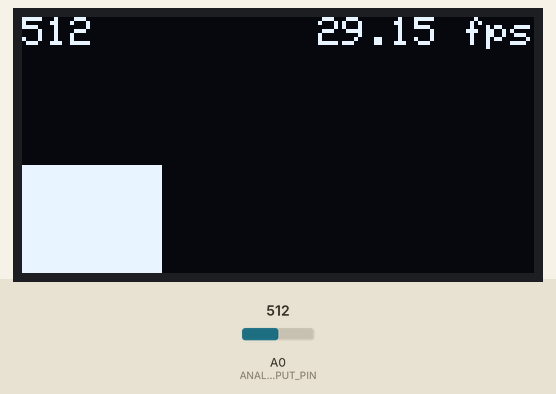
This sketch was run on a simulated Arduino Uno, built with avr-gcc and run on an emulated ATmega328P. Shown: 128×64 one-colour display. The test bench sets the inputs (shaded band); at power-on: A0 (ANALOG_INPUT_PIN) = 512.

Above: at 1.38 s.
1.4 s: A0 (ANALOG_INPUT_PIN) set to 0
At 3.0 s:
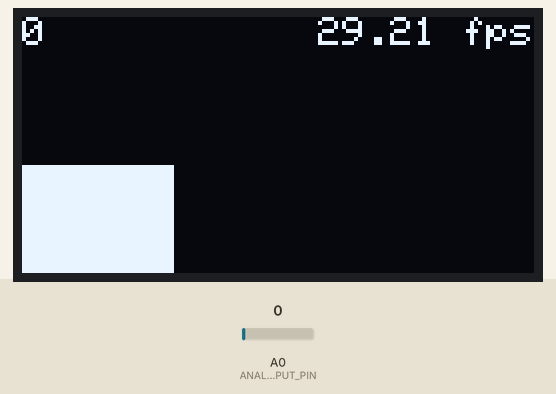
3.7 s: A0 (ANALOG_INPUT_PIN) set to 122
At 3.89 s:
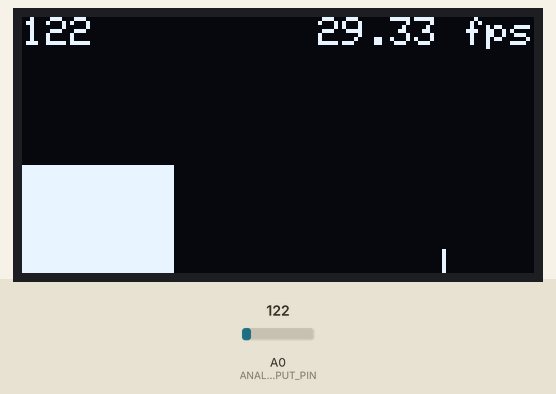
5.2 s: A0 (ANALOG_INPUT_PIN) set to 306
At 5.46 s:
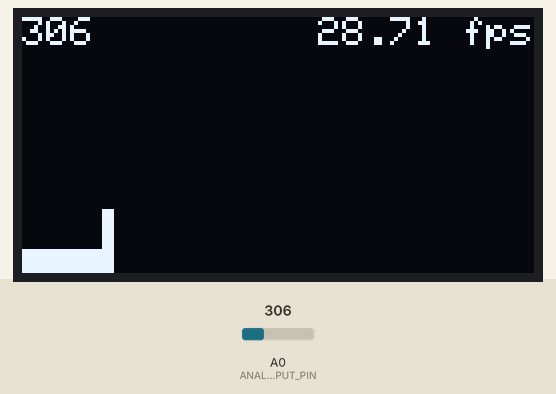
Timing chart, 0 to 8.2 s (numbered marks = the images above; inputs shaded):
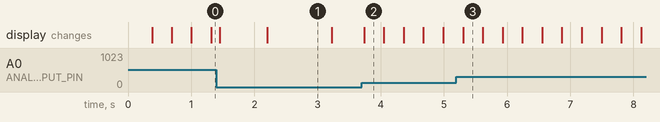

Measured:
- what the display in image 1 shows lasts 1.0 s, from 2.2 s to 3.2 s

The sketch:

AnalogGraph.ino
```cpp
/**
 * Graphs a single analog input value to an OLED _display. The graph is
 * cleared each time SCREEN_WIDTH is reached. For a scrolling version,
 * see AnalogGraphScrolling.ino:
 * https://github.com/makeabilitylab/arduino/blob/master/OLED/AnalogGraphScrolling/AnalogGraphScrolling.ino
 *
 * Very similar to the Processing sketch by Tom Igoe:
 * https://www.arduino.cc/en/tutorial/graph
 *
 * And many of my previous Processing graphs:
 * https://github.com/jonfroehlich/ArduinoGraphTutorials
 *
 * By Jon E. Froehlich
 * @jonfroehlich
 * http://makeabilitylab.io
 *
 */

#include <Wire.h>
#include <SPI.h>

#include <Adafruit_GFX.h>
#include <Adafruit_SSD1306.h>

#define SCREEN_WIDTH 128 // OLED display width, in pixels
#define SCREEN_HEIGHT 64 // OLED display height, in pixels

// Declaration for an SSD1306 display connected to I2C (SDA, SCL pins)
#define OLED_RESET     4 // Reset pin # (or -1 if sharing Arduino reset pin)
Adafruit_SSD1306 _display(SCREEN_WIDTH, SCREEN_HEIGHT, &Wire, OLED_RESET);

const int ANALOG_INPUT_PIN = A0;
const int MIN_ANALOG_INPUT = 0;
const int MAX_ANALOG_INPUT = 1023;
const int DELAY_LOOP_MS = 5; // change to slow down how often to read and graph value

int _xPos = 0;

// for tracking fps
float _fps = 0;
unsigned long _frameCount = 0;
unsigned long _fpsStartTimeStamp = 0;

// status bar
boolean _drawStatusBar = true; // change to show/hide status bar
int _graphHeight = SCREEN_HEIGHT;

void setup() {
  Serial.begin(9600);

  // SSD1306_SWITCHCAPVCC = generate display voltage from 3.3V internally
  if (!_display.begin(SSD1306_SWITCHCAPVCC, 0x3D)) { // Address 0x3D for 128x64
    Serial.println(F("SSD1306 allocation failed"));
    for (;;); // Don't proceed, loop forever
  }

  // Clear the buffer
  _display.clearDisplay();

  _display.setTextSize(1);
  _display.setTextColor(WHITE, BLACK);
  _display.setCursor(0, 0);
  _display.println("Screen initialized!");
  _display.display();
  delay(50);
  _display.clearDisplay();

  if(_drawStatusBar){
    _graphHeight = SCREEN_HEIGHT - 10;
  }

  _fpsStartTimeStamp = millis();
}

void loop() {

  // If the x-position of is off the right side of the screen, clear the display
  // and start the graph over
  if (_xPos >= _display.width()) {
    _xPos = 0;
    _display.clearDisplay();
  }

  // Read the analog voltage value
  int analogVal = analogRead(ANALOG_INPUT_PIN);

  if(_drawStatusBar){
    drawStatusBar(analogVal);
  }

  // Draw the line for the given sensor value
  int lineHeight = map(analogVal, MIN_ANALOG_INPUT, MAX_ANALOG_INPUT, 0, _graphHeight);
  int yPos = _display.height() - lineHeight;

  // For purely horizontal and vertical lines, there are optimized line-drawing functions
  // that avoid angular calculations.
  // See: https://learn.adafruit.com/adafruit-gfx-graphics-library/graphics-primitives#drawing-lines-2002778-4
  _display.drawFastVLine(_xPos++, yPos, lineHeight, SSD1306_WHITE);
  _display.display();

  calcFrameRate();

  delay(DELAY_LOOP_MS);
}

/**
 * Call this every frame to calculate frame rate
 */
void calcFrameRate() {

  unsigned long elapsedTime = millis() - _fpsStartTimeStamp;
  _frameCount++;
  if (elapsedTime > 1000) {
    _fps = _frameCount / (elapsedTime / 1000.0);
    _fpsStartTimeStamp = millis();
    _frameCount = 0;
  }
}

/**
 * Draws the status bar at top of screen with fps and analog value
 */
void drawStatusBar(int analogVal) {

   // erase status bar by drawing all black
  _display.fillRect(0, 0, _display.width(), 8, SSD1306_BLACK);

  // Draw current val
  _display.setCursor(0, 0);
  _display.print(analogVal);

  // Draw frame count
  int16_t x1, y1;
  uint16_t w, h;
  _display.getTextBounds("XX.XX fps", 0, 0, &x1, &y1, &w, &h);
  _display.setCursor(_display.width() - w, 0);
  _display.print(_fps);
  _display.print(" fps");
}
```
